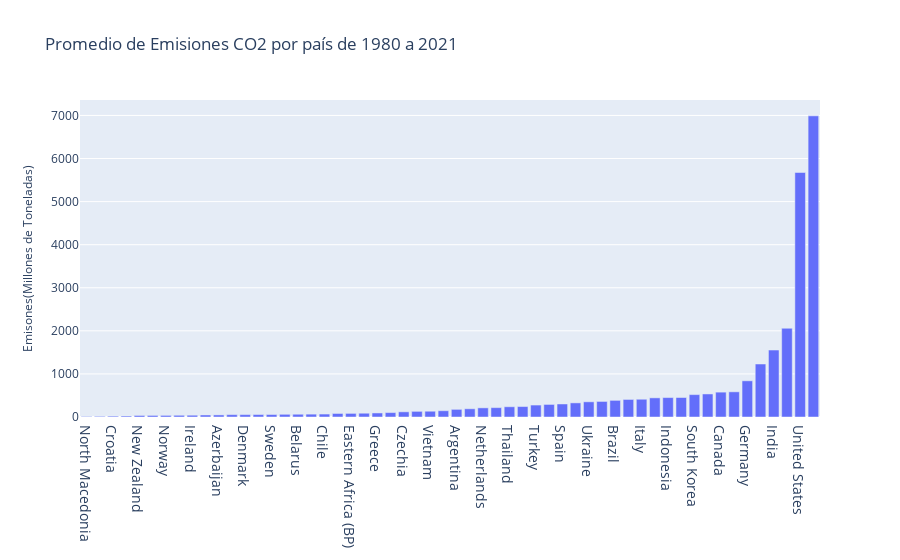

Notebook source saved alongside this figure:
### Code cell
from turtle import title


fig = go.Figure()
fig.add_trace(go.Bar(x=emisiones_pais.index, y=emisiones_pais['Emisiones_CO2']))
                    #mode='lines',
                    #"title='Producción Carbón'))
fig.update_layout(title='Promedio de Emisiones CO2 por país de 1980 a 2021',
                  xaxis_tickfont_size=14,
                 yaxis=dict(
                        title='Emisones(Millones de Toneladas)',
                        titlefont_size=12,
                        tickfont_size=12,
    )
                 )
                  # xaxis_title='Pais',
                  # yaxis_title='Emisones(Millones de Toneladas)')

fig.show()

### Figure 1 — Plotly figure (JSON) as saved in the notebook; plotly's stock layout.template omitted (floating-point values rounded to 4 significant figures)
{"data": [{"type": "bar", "x": ["North Macedonia", "Lithuania", "Croatia", "Estonia", "New Zealand", "Ecuador", "Norway", "Peru", "Ireland", "Morocco", "Azerbaijan", "Hungary", "Denmark", "Oman", "Sweden", "Bulgaria", "Belarus", "Austria", "Chile", "Colombia", "Eastern Africa (BP)", "Philippines", "Greece", "Romania", "Czechia", "Belgium", "Vietnam", "Pakistan", "Argentina", "Egypt", "Netherlands", "Kazakhstan", "Thailand", "Taiwan", "Turkey", "Venezuela", "Spain", "Poland", "Ukraine", "France", "Brazil", "Australia", "Italy", "South Africa", "Indonesia", "Mexico", "South Korea", "United Kingdom", "Canada", "Iran", "Germany", "Japan", "India", "Russia", "United States", "China"], "y": [11.75, 15.05, 19.95, 22.65, 35.32, 36.47, 37.07, 39.71, 41.22, 47.05, 48.34, 54.76, 55.42, 57.21, 57.52, 62.38, 64.09, 66.08, 68.28, 81.62, 83.68, 87.58, 93.78, 102.4, 120.2, 130.9, 133.9, 145.6, 177.4, 190.7, 212.2, 217.6, 237.6, 242.7, 277.1, 291.7, 302.3, 327.5, 352.5, 360.9, 386.3, 407.3, 412.4, 444.6, 450.9, 452.5, 519.7, 534.9, 577.2, 584.5, 840.2, 1230.0, 1555.0, 2059.0, 5675.0, 6991.0]}], "layout": {"title": {"text": "Promedio de Emisiones CO2 por país de 1980 a 2021"}, "xaxis": {"tickfont": {"size": 14}}, "yaxis": {"tickfont": {"size": 12}, "title": {"font": {"size": 12}, "text": "Emisones(Millones de Toneladas)"}}}}
